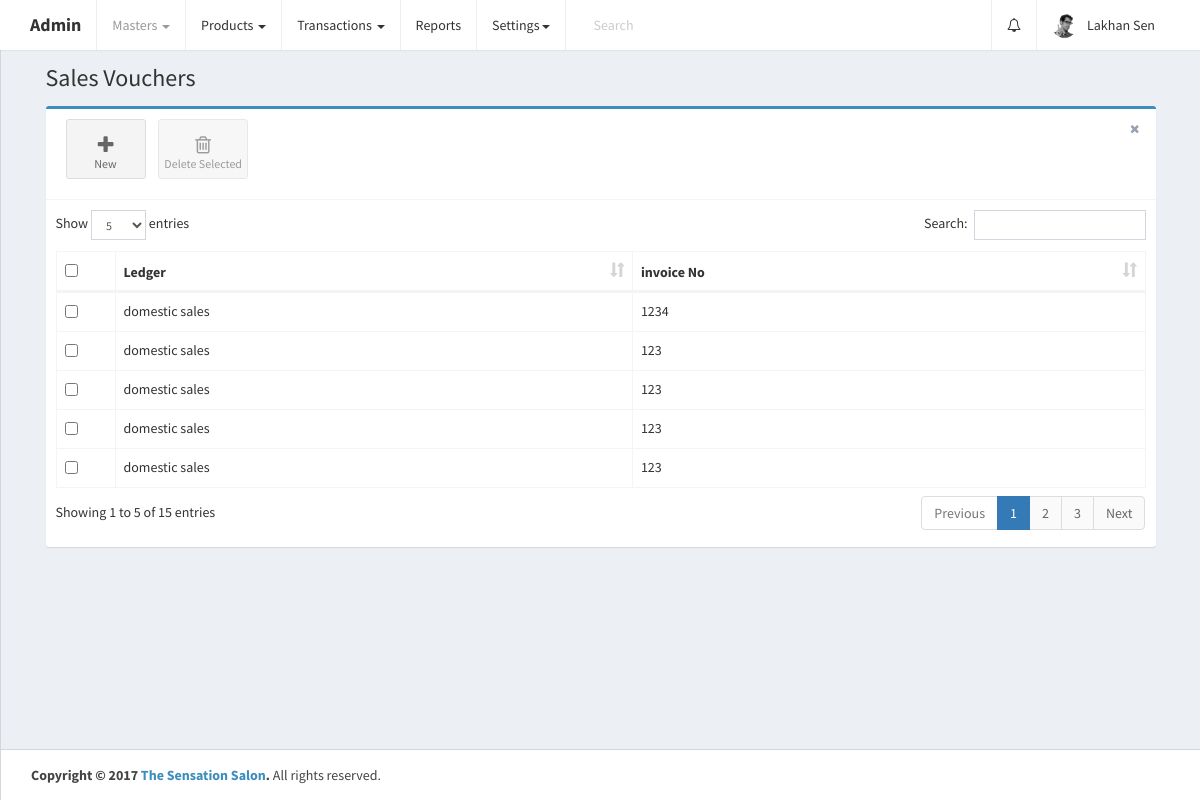
The app's page /home.php?controller=sale&action=getbills (signed in) with its own data.
### tables this page shows
CREATE TABLE `sale_vouchers` (
  `id` int(11) UNSIGNED NOT NULL,
  `date` date DEFAULT NULL,
  `ledger_name` varchar(255) DEFAULT NULL,
  `invoice_no` varchar(255) DEFAULT NULL,
  `invoice_date` date DEFAULT NULL,
  `sale_type_id` int(11) DEFAULT NULL,
  `target_account` varchar(255) NOT NULL,
  `party_id` int(11) DEFAULT NULL,
  `party_name` varchar(255) DEFAULT NULL,
  `party_address` text,
  `party_contact_person` varchar(255) DEFAULT NULL,
  `party_email` varchar(255) DEFAULT NULL,
  `party_mobile1` varchar(255) DEFAULT NULL,
  `party_mobile2` varchar(255) DEFAULT NULL,
  `party_residence_no` varchar(255) DEFAULT NULL,
  `party_office_no` varchar(255) DEFAULT NULL,
  `party_bank_name` varchar(255) DEFAULT NULL,
  `party_bank_branch` varchar(255) DEFAULT NULL,
  `party_ifsc_code` varchar(255) DEFAULT NULL,
  `party_bank_account_no` varchar(255) DEFAULT NULL,
  `party_pan` varchar(255) DEFAULT NULL,
  `party_gst_state_code_id` int(11) DEFAULT NULL,
  `party_gst_type_id` int(11) DEFAULT NULL,
  `party_gstin` varchar(255) DEFAULT NULL,
  `products_data` longtext,
  `total_cgst` double DEFAULT NULL,
  `total_sgst` double DEFAULT NULL,
  `total_igst` double DEFAULT NULL,
  `total_amount` double DEFAULT NULL,
  `created_at` datetime NOT NULL DEFAULT CURRENT_TIMESTAMP,
  `updated_at` datetime NOT NULL DEFAULT CURRENT_TIMESTAMP ON UPDATE CURRENT_TIMESTAMP
);

### controllers/SaleController.php (called while the page is built, shortened)
<?php
class SaleController {
    public $saleobj;
    public function __construct() {
        require_once 'models/Sale.php';
        $this->saleobj = new Sale();
    }
    public function getbills() {
        $sale_vouchers = $this->saleobj->getSaleVouchers();
        require_once APP_DIR . '/views/layout.php';
    }
}
?>

### home.php (called while the page is built, shortened)
<?php
require_once 'config/database.php';
require_once 'config/routes.php';
?>

### config/Database.php (called while the page is built)
<?php
class Database {
    public function connect() {
        $conn = new mysqli('localhost', 'root', '', 'thesensationbeautycentre');
        if ($conn->connect_error) {
            die("Connection failed: " . $conn->connect_error);
        } else {
            return $conn;
        }
    }
}
?>

### models/Sale.php (called while the page is built, shortened)
<?php
class Sale {
    public $conn;
    public function __construct() {
        $db = new Database();
        $this->conn = $db->connect();
    }
    public function getSaleVouchers() {
        $sale_vouchers = $this->conn->query('SELECT * FROM sale_vouchers ORDER BY id DESC');
        return $sale_vouchers;
    }
}
?>

### views/sale_bills.php (the view, shortened to what this page needs)
<link rel="stylesheet" href="public/plugins/datatables/dataTables.bootstrap.css">
<div class="row">
    <div class="col-xs-12">
        <div class="box box-primary">
            <div class="box-header with-border">
                <a class="btn btn-app" href="?controller=sale&action=add">
                    <i class="fa fa-plus"></i> New
                </a>
                <button class="btn btn-app" id="delete_selected">
                    <i class="fa fa-trash-o"></i> Delete Selected
                </button>
                <div class="box-tools pull-right">
                    <button type="button" class="btn btn-box-tool" data-widget="remove"><i class="fa fa-times"></i></button>
                </div>
            </div>
            <div class="box-body">
                <div class="table-responsive">
                    <table id="sale_vouchers_table" class="table table-bordered table-hover" role="grid" aria-describedby="sale_vouchers_table_info">
                        <thead>
                            <tr>
                                <th data-orderable="false" width="20px">
                                    <input type="checkbox" class="select-all">
                                </th>
                                <th>Ledger</th>
                                <th>invoice No</th>
                            </tr>
                        </thead>
                        <?php
                        if (isset($sale_vouchers)) {
                            if ($sale_vouchers->num_rows > 0) {
                                ?>
                                <tbody>
                                    <?php
                                    while ($sale_voucher = $sale_vouchers->fetch_assoc()) {
                                        ?>
                                        <tr id="tr_<?php echo $sale_voucher['id']; ?>">
                                            <td><input type="checkbox" name="select_sale_vouchers[]" data-id="<?php echo $sale_voucher['id']; ?>"></td>
                                            <td><?php echo $sale_voucher['ledger_name']; ?></td>
                                            <td><?php echo $sale_voucher['invoice_no']; ?></td>
                                        </tr>
                                        <?php
                                    }
                                    ?>
                                </tbody>
                                <?php
                            }
                        }
                        ?>
                    </table>
                </div>
            </div>
        </div>
    </div>
</div>

### views/sale_bills.php (style rules this page uses)
.table-responsive { overflow-x: initial; }

### records on screen
sale_vouchers: ledger_name "domestic sales", invoice_no "1234"
sale_vouchers: ledger_name "domestic sales", invoice_no "123"
sale_vouchers: ledger_name "domestic sales", invoice_no "123"
sale_vouchers: ledger_name "domestic sales", invoice_no "123"
sale_vouchers: ledger_name "domestic sales", invoice_no "123"

### other values on screen
$_SESSION['admin'] "Lakhan Sen"
$page_header "Sales Vouchers"
